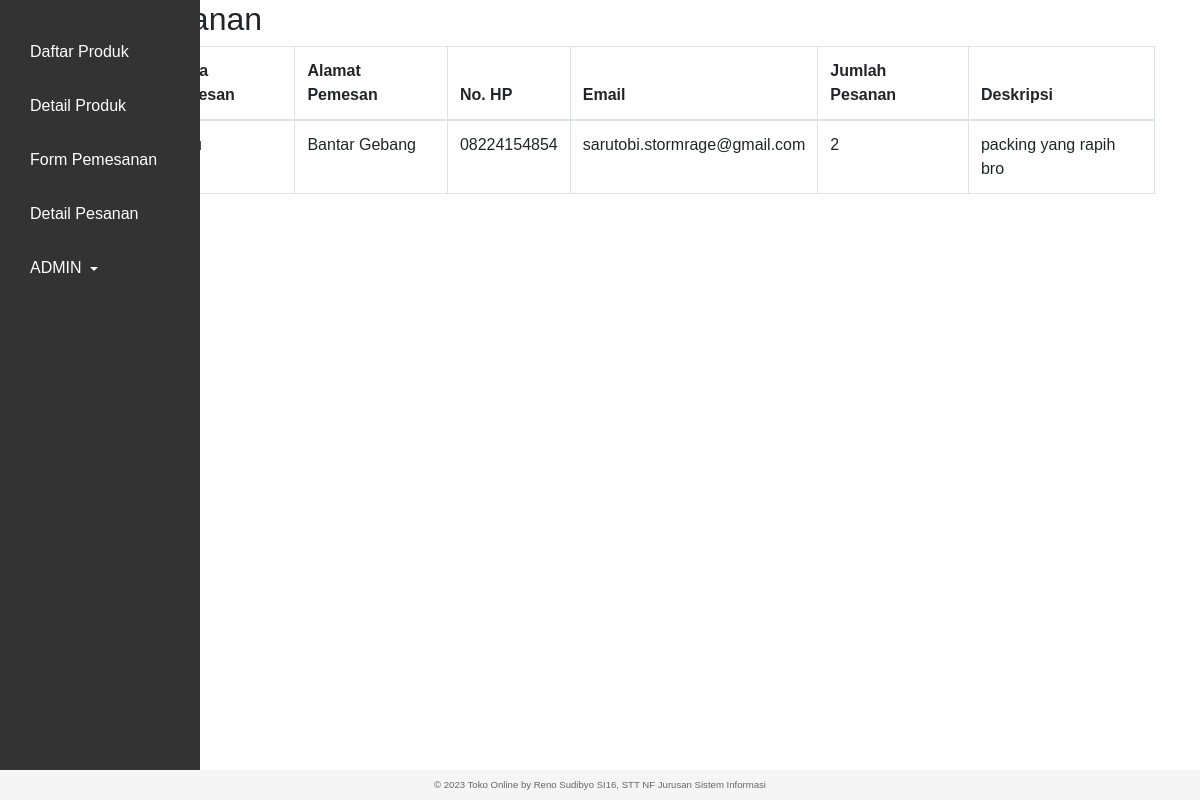
Screenshot of /detail_pesanan.php with the database file from the repository.
### tables this page shows
CREATE TABLE `pesanan` (
  `id` int(11) NOT NULL,
  `tanggal` date NOT NULL,
  `nama_pemesan` varchar(45) NOT NULL,
  `alamat_pemesan` varchar(45) NOT NULL,
  `no_hp` varchar(20) NOT NULL,
  `email` varchar(45) NOT NULL,
  `jumlah_pesanan` int(11) NOT NULL,
  `deskripsi` text NOT NULL,
  `produk_id` int(11) NOT NULL
);

### detail_pesanan.php (the view, shortened to what this page needs)
<!DOCTYPE html>
<html>
<head>
  <link rel="stylesheet" href="https://maxcdn.bootstrapcdn.com/bootstrap/4.5.2/css/bootstrap.min.css">
</head>
<body>
<div class="sidebar">
  <ul>
    <li><a href="index.php">Daftar Produk</a></li>
    <li><a href="detail_produk.php">Detail Produk</a></li>
    <li><a href="form_pemesanan.php">Form Pemesanan</a></li>
    <li><a href="detail_pesanan.php">Detail Pesanan</a></li>
    <li class="treeview">
      <a href="#">ADMIN <span class="caret"></span></a>
    </li>
  </ul>
</div>
</body>
</head>
<body>
  <div class="container">
    <h2>Detail Pesanan</h2>
    <table class="table table-bordered">
      <thead>
        <tr>
          <th>Tanggal</th>
          <th>Nama Pemesan</th>
          <th>Alamat Pemesan</th>
          <th>No. HP</th>
          <th>Email</th>
          <th>Jumlah Pesanan</th>
          <th>Deskripsi</th>
        </tr>
      </thead>
      <tbody>
        <?php
          $koneksi = mysqli_connect("localhost", "reno22130si", "18290110122130", "db_reno22130si");
            $query = "SELECT * FROM pesanan WHERE id=(SELECT MAX(id) FROM pesanan)";
          $result = mysqli_query($koneksi, $query);
          while ($row = mysqli_fetch_assoc($result)) {
            echo "<tr>";
            echo "<td>" . $row["tanggal"] . "</td>";
            echo "<td>" . $row["nama_pemesan"] . "</td>";
            echo "<td>" . $row["alamat_pemesan"] . "</td>";
            echo "<td>" . $row["no_hp"] . "</td>";
            echo "<td>" . $row["email"] . "</td>";
            echo "<td>" . $row["jumlah_pesanan"] . "</td>";
            echo "<td>" . $row["deskripsi"] . "</td>";
            echo "</tr>";
          }
        ?>
      </tbody>
    </table>
  </div>
</body>
<footer>
<footer class="py-2 small">
  <div class="container text-center">
    &copy; 2023 Toko Online by Reno Sudibyo SI16, STT NF Jurusan Sistem Informasi
  </div>
</footer>
</html>

### detail_pesanan.php (style rules this page uses)
body { margin: 0; padding: 0; font-family: Arial, sans-serif; }
.sidebar { position: fixed; width: 200px; height: 100%; background-color: #333; padding: 20px; box-sizing: border-box; }
.sidebar ul { list-style: none; margin: 0; padding: 0; }
.sidebar li { margin: 10px 0; }
.sidebar a { display: block; color: #fff; text-decoration: none; padding: 10px; border-radius: 5px; }
.treeview .caret { display: inline-block; width: 0; height: 0; margin-left: 4px; vertical-align: middle; border-top: 4px solid; border-right: 4px solid transparent; border-left: 4px solid transparent; }
footer { position: fixed; left: 0; bottom: 0; width: 100%; background-color: #f5f5f5; color: #666666; text-align: center; font-size: 12px; padding: 10px; }

### rows the page displays
pesanan: alamat_pemesan "Bantar Gebang", no_hp "08224154854", email "sarutobi.stormrage@gmail.com", jumlah_pesanan "2", deskripsi "packing yang rapih bro"
